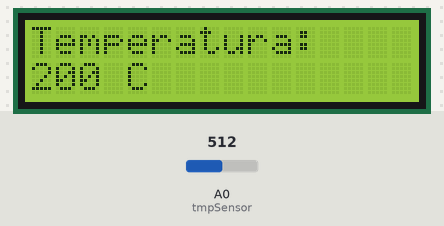
A sketch run on a simulated Arduino Uno, built with avr-gcc and run on an emulated ATmega328P. Parts: 16×2 character LCD. Inputs (shaded band) come from the test bench; at power-on: A0 (tmpSensor) = 512.

Above: at 2.7 s.
2.8 s: A0 (tmpSensor) set to 716
At 4.7 s:
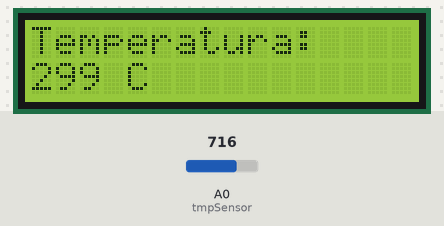
5.0 s: A0 (tmpSensor) set to 900
At 6.4 s:
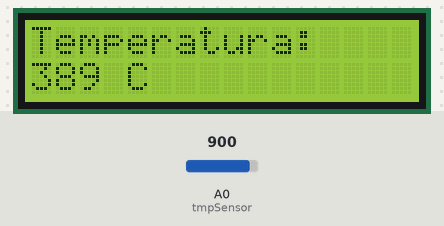
7.0 s: A0 (tmpSensor) set to 1023
At 8.1 s:
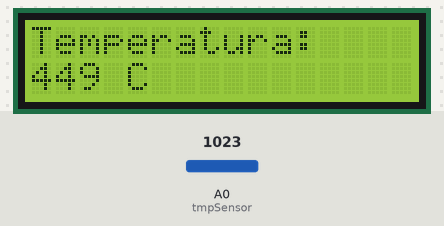
Timing chart, 0 to 10.0 s (numbered marks = the images above; inputs shaded):
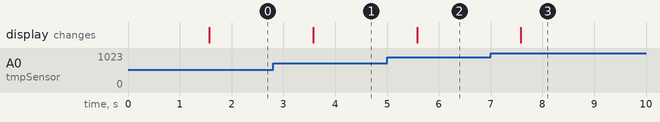

The sketch:

TmpLcd.ino
```cpp
#include <LiquidCrystal.h>
LiquidCrystal lcd(7, 8, 9, 10, 11, 12);

int tmpSensor = A0; //Pin del sensor de temperatura
int tmp; //Variable de la temperatura

void setup()

{

  lcd.begin(16,2);
  lcd.print("Test LCD OK");
  delay(1500);
  lcd.clear();
  pinMode(tmpSensor,INPUT);

}

void loop()

{

tmp = getTmp();

//lcd.clear(); //Reinicia el LCD
lcd.setCursor(0,0);
lcd.print("Temperatura:");
lcd.setCursor(0,1);
lcd.print(tmp);
lcd.setCursor(4,1);
lcd.print("C");
delay(1000);

}

int getTmp()

{

 int reading = analogRead(tmpSensor);
 float voltage = reading * 0.004882814;
 //voltage /= 1024.0;
 int t = (voltage - 0.5) * 100 ;

 return t;

}
```

Measured:
- after the input at 2.8 s, the display: changes after 0.77 s (image 1)
- after the input at 5.0 s, the display: changes after 0.58 s (image 2)
- after the input at 7.0 s, the display: changes after 0.59 s (image 3)
